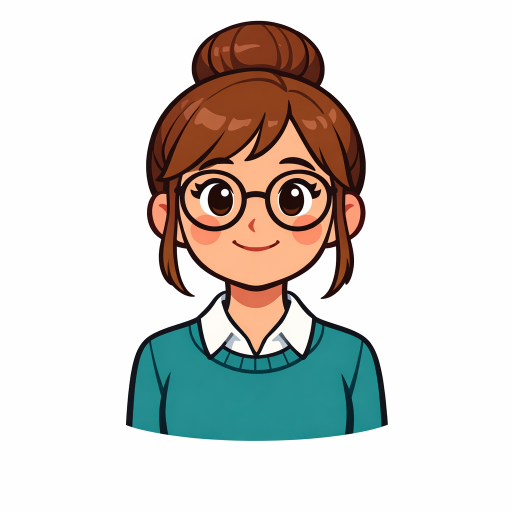
#> input picture art2d/designs/flat.png, 1024 x 1024 px (shown at 1/2 size)
$ python prep_flat.py
#> lines starting #> are read from the running program, lines starting #| are printed output that depends on the picture; after the words box and inside, x2 and y2 are one past the last pixel; in counts of white or black regions, pixels touching at a corner belong together
#!/usr/bin/env python3
"""Layers for the flat 2D teacher rig (Rive), from art2d/designs/flat.png and art2d/flat/*.png.

- base pose split into head (turns about the neck) and body, white keyed out;
- arms (and the book) as layers of their own: the region where an arm pose differs from the base,
  so every pose shares one head and body and the arms move in and out of frame;
- patches: mouths, blink and half lids, gaze (left/right/up), raised brows, hand gestures,
  a blink for the listen pose and the second frame of the wave. Each patch is the region where
  its image differs from its source, feathered and cut to the figure's silhouette.
All in one crop box; positions in art/layout.json. Run: python3 gen/prep_flat.py
"""
import json
from pathlib import Path

import numpy as np
from PIL import Image, ImageFilter
from scipy import ndimage

ROOT = Path(__file__).resolve().parent.parent
SRC = ROOT / "art2d"
P = SRC / "flat"
OUT = ROOT / "flat" / "art"
BASE = SRC / "designs" / "flat.png"
ARMS = {"listen": "a_listen", "read": "a_read", "wave": "p_wave", "palm": "g_palm", "both": "g_both", "thumb": "g_thumb", "count": "g_count",
        # in-betweens on the way to those, and the second drawing of the wave
        "listen1": "i_listen1", "listen2": "i_listen2", "wave1": "i_wave1", "wave2": "w_alt",
        "palm1": "i_palm1", "thumb1": "i_thumb1", "count1": "i_count1", "both1": "i_both1"}
NECK_CUT, OVERLAP, SIDE_CUT = 588, 8, 622     # head = rows above the cut (lower at the sides, where the strands hang)
PIVOT = (512, 640)                             # the head turns about the base of the neck
BUN_PIVOT = (517, 150)                         # the bun sways about where it sits on the head
def bun_cut(x):                                # its lower outline: a shallow arc
    return 140 + 0.0016 * (x - 517) ** 2
# patch: (file, source image, search region x0, y0, x1, y1, pad, feather)
PATCHES = {
    **{f"mouth_{m}": (f"m_{m}", BASE, (380, 380, 650, 560), 14, 12) for m in ("mbp", "fv", "dt", "aa", "ee", "oh", "oo", "ch")},
    "eyes_closed": ("e_closed", BASE, (330, 300, 700, 430), 10, 10),
    "eyes_half": ("e_half", BASE, (330, 300, 700, 430), 10, 10),
    "gaze_left": ("e_left", BASE, (330, 320, 700, 430), 6, 6),
    "gaze_right": ("e_right", BASE, (330, 320, 700, 430), 6, 6),
    "gaze_up": ("e_up", BASE, (330, 320, 700, 430), 6, 6),
    "brow_up": ("b_up", BASE, (330, 230, 700, 330), 8, 8),
}


def key_white(im):
    """Alpha from a flood fill of near-white pixels connected to the border (the outline stops it)."""
    a = np.array(im.convert("RGB")).astype(np.int16)
    lab, _ = ndimage.label(a.min(-1) > 232)
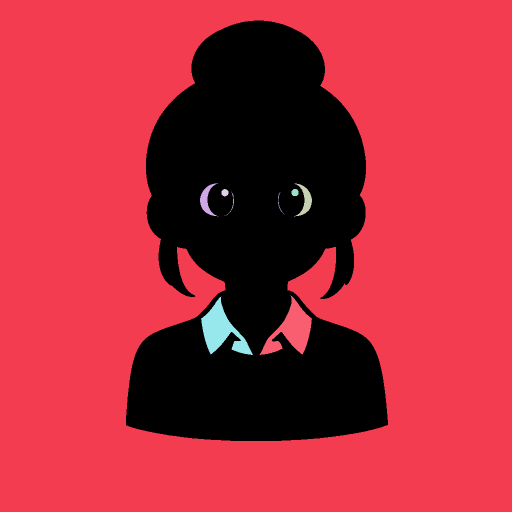
#> lab: shape (1024, 1024) int32 (shown at 1/2 size); 30 distinct labels, from 0 to 29; one colour per label, 0 black
    border = set(np.unique(np.concatenate([lab[0], lab[-1], lab[:, 0], lab[:, -1]]))) - {0}
#> border = 1 item
    bg = ndimage.binary_dilation(np.isin(lab, list(border)), iterations=1)
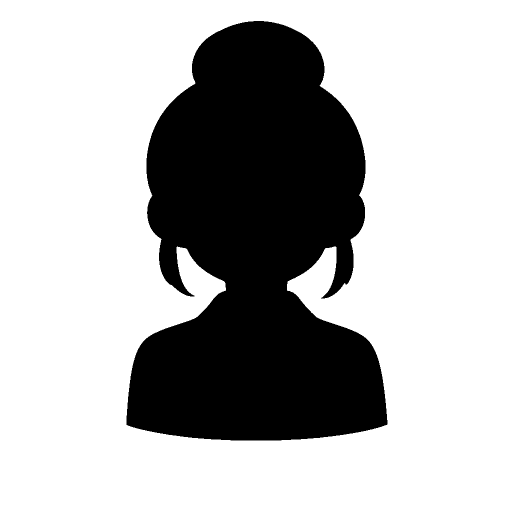
#> bg: shape (1024, 1024) bool (shown at 1/2 size); 70.9% white; 1 black region, box (x1, y1, x2, y2) and area: (253, 42, 775, 881) 305219
    alpha = np.array(Image.fromarray(((~bg) * 255).astype(np.uint8)).filter(ImageFilter.GaussianBlur(0.8)))
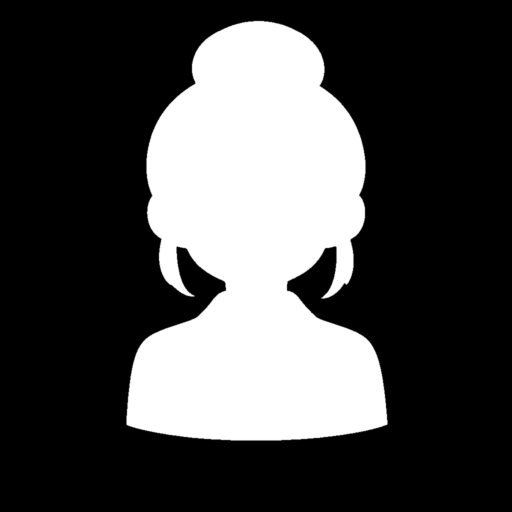
#> alpha: shape (1024, 1024) (shown at 1/2 size); min 0, max 255, mean 74.2
    return Image.fromarray(np.dstack([a.astype(np.uint8), alpha]), "RGBA")


def changed_box(src_img, part, region):
    x0, y0, x1, y1 = region
    a = np.array(Image.open(part).convert("RGB")).astype(float)
    b = np.array(Image.open(src_img).convert("RGB")).astype(float)
    d = np.zeros(a.shape[:2], bool)
    d[y0:y1, x0:x1] = (np.abs(a - b).mean(-1) > 45)[y0:y1, x0:x1]
    d = ndimage.binary_opening(d, iterations=2)
    ys, xs = np.nonzero(d)
    return int(xs.min()), int(ys.min()), int(xs.max()), int(ys.max())


def arm(part, light_ok=False):
    """The pixels where an arm pose differs from the base, closed and filled into solid shapes,
    cut to the pose's silhouette; returns the full-size RGBA."""
#> (the run stopped early here; a loop or call above may not have finished)

$ run again, with art2d/designs/brand.png copied over art2d/designs/flat.png
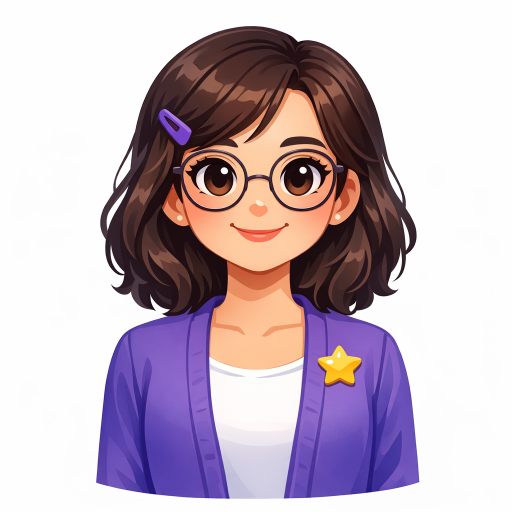
#> input picture art2d/designs/brand.png, 1024 x 1024 px (shown at 1/2 size)
#> in key_white, `lab, _ = ndimage.label(a.min(-1) > 232)`:
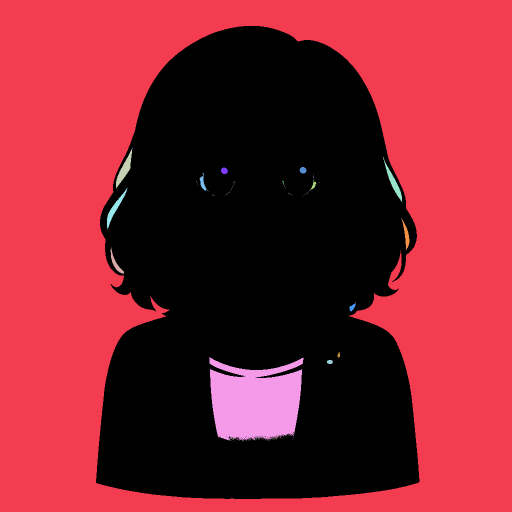
#> lab: shape (1024, 1024) int32 (shown at 1/2 size); 134 distinct labels, from 0 to 133; one colour per label, 0 black
#> border = 1 item
#> bg: shape (1024, 1024) bool; 52.7% white; 1 black region, box (x1, y1, x2, y2) and area: (193, 53, 838, 997) 496127
#> in key_white, `alpha = np.array(Image.fromarray(((~bg) * 255).astype(np.uint8)).filte..`:
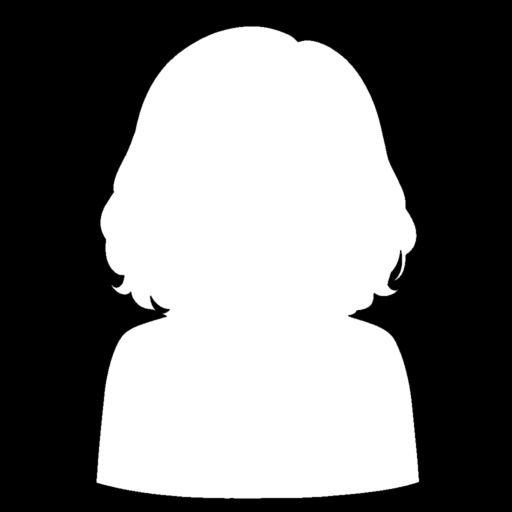
#> alpha: shape (1024, 1024) (shown at 1/2 size); min 0, max 255, mean 120.7

$ run again, with art2d/designs/brand_listen.png copied over art2d/designs/flat.png
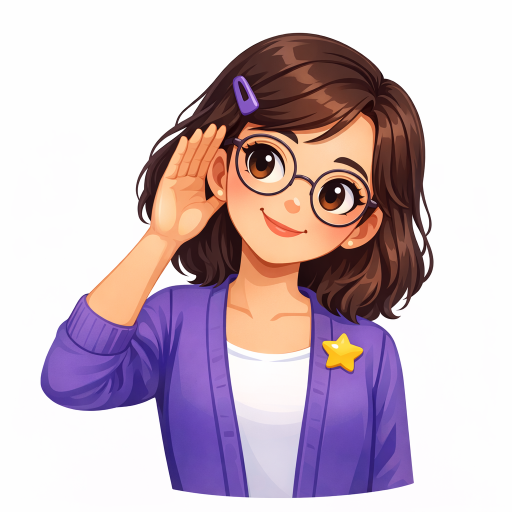
#> input picture art2d/designs/brand_listen.png, 1024 x 1024 px (shown at 1/2 size)
#> in key_white, `lab, _ = ndimage.label(a.min(-1) > 232)`:
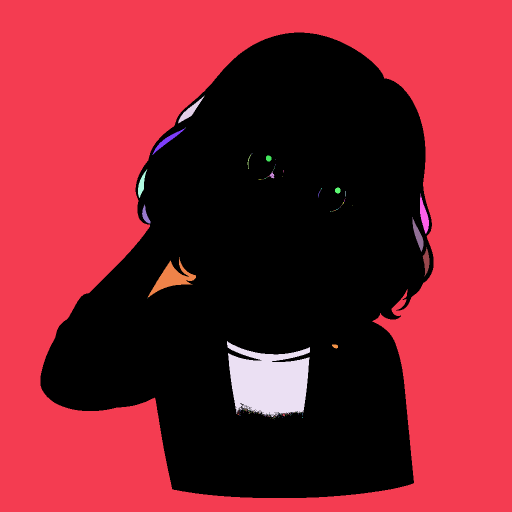
#> lab: shape (1024, 1024) int32 (shown at 1/2 size); 159 distinct labels, from 0 to 158; one colour per label, 0 black
#> border = 1 item
#> bg: shape (1024, 1024) bool; 52.6% white; 1 black region, box (x1, y1, x2, y2) and area: (82, 66, 866, 995) 497417
#> in key_white, `alpha = np.array(Image.fromarray(((~bg) * 255).astype(np.uint8)).filte..`:
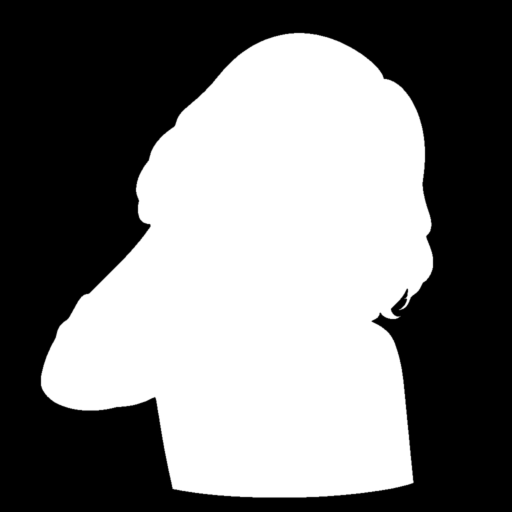
#> alpha: shape (1024, 1024) (shown at 1/2 size); min 0, max 255, mean 121
